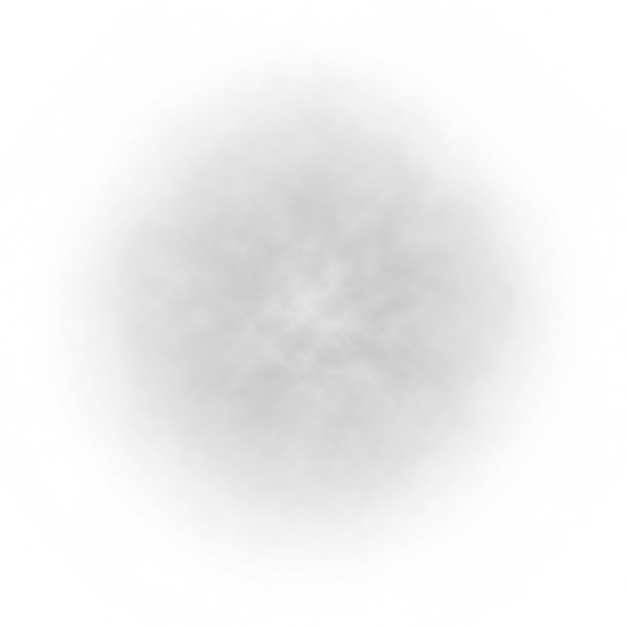
#> input picture art/puff_source.png, 1254 x 1254 px (shown at 1/2 size)
$ python make_puff.py
#> lines starting #> are read from the running program, lines starting #| are printed output that depends on the picture
"""Builds puff.tga (128x128, white with soft alpha) from art/puff_source.png: cleans the edge, forces
white RGB so the addon can tint it, and fades it out before the border. Needs pillow and numpy.
Usage: python tools/make_puff.py"""
from pathlib import Path
import numpy as np
from PIL import Image, ImageFilter

ROOT = Path(__file__).resolve().parent.parent
def smooth(x): x = np.clip(x, 0, 1); return x * x * (3 - 2 * x)
a = np.array(Image.open(ROOT / "art" / "puff_source.png").convert("RGBA")).astype(np.float32) / 255
alpha = a[..., 3]; lum = a[..., :3].mean(-1)
#> after `alpha = a[..., 3]`:
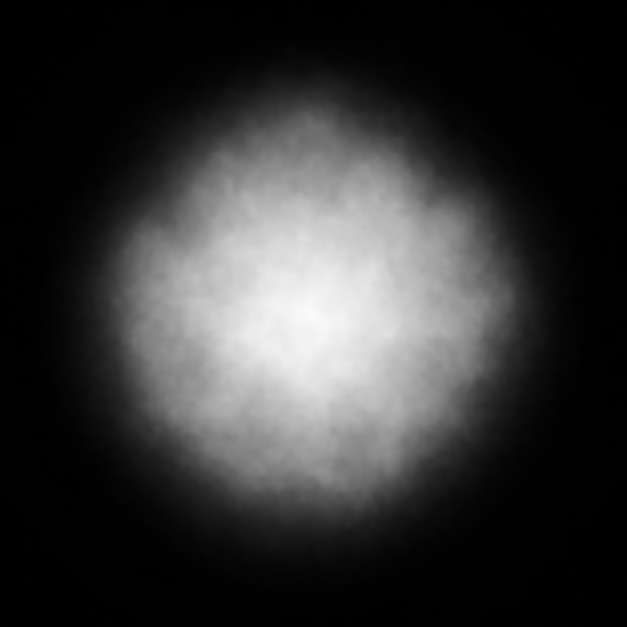
#> alpha: shape (1254, 1254) float32 (shown at 1/2 size); min 0, max 0.98, mean 0.207
#> after `lum = a[..., :3].mean(-1)`:
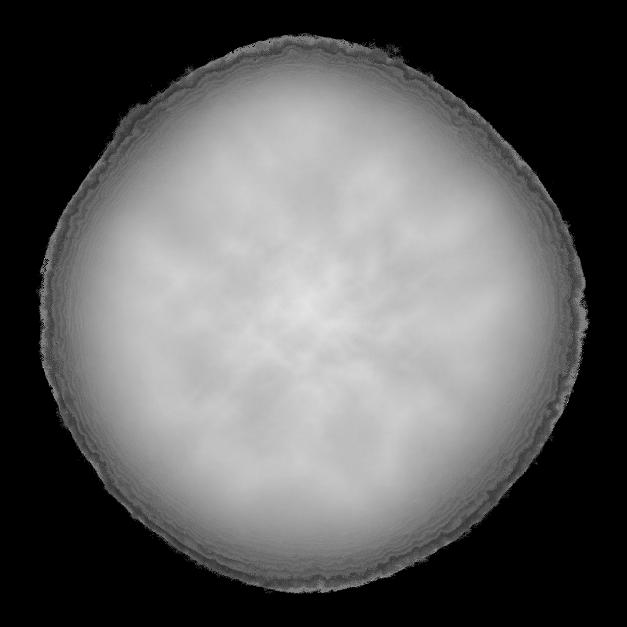
#> lum: shape (1254, 1254) float32 (shown at 1/2 size); min 0, max 1, mean 0.366
body = alpha * (0.6 + 0.4 * lum / max(lum[alpha > 0.5].max(), 1e-6))
body = np.array(Image.fromarray((body * 255).astype(np.uint8)).filter(ImageFilter.GaussianBlur(14)), dtype=np.float32) / 255
N = body.shape[0]; yy, xx = np.mgrid[0:N, 0:N]; r = np.hypot(xx - N / 2, yy - N / 2) / (N / 2)
#> after `N = body.shape[0]`: N = 1254
body *= 1 - smooth((r - 0.55) / 0.35)
#> in smooth, `x = np.clip(x, 0, 1)`:
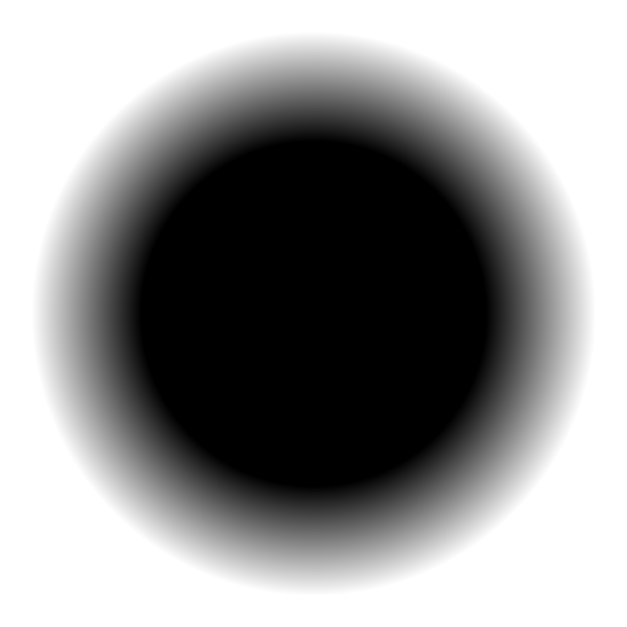
#> x: shape (1254, 1254) float64 (shown at 1/2 size); min 0, max 1, mean 0.579
#> in smooth, `return x * x * (3 - 2 * x)`:
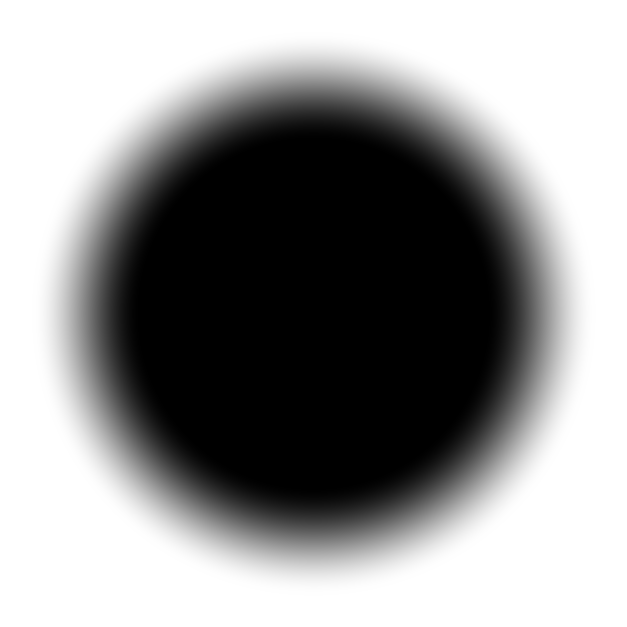
#> returned value: shape (1254, 1254) float64 (shown at 1/2 size); min 0, max 1, mean 0.582
body = body / body.max() * 0.8
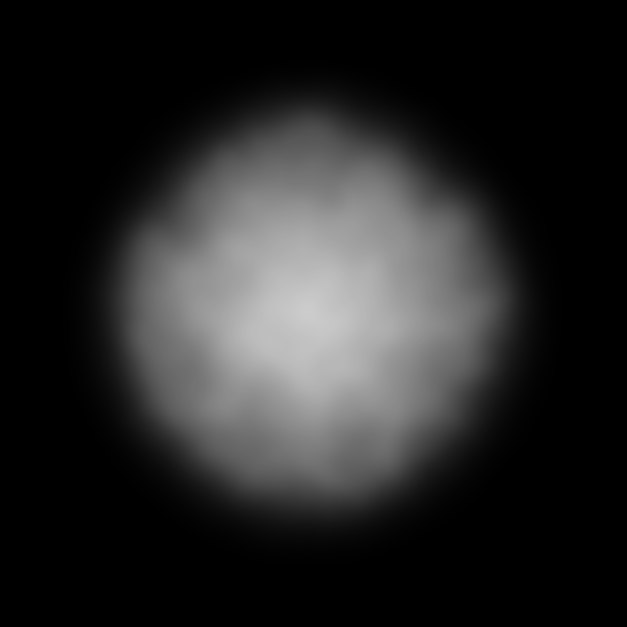
#> body: shape (1254, 1254) float32 (shown at 1/2 size); min 0, max 0.8, mean 0.154
out = np.zeros((N, N, 4), np.uint8); out[..., :3] = 255; out[..., 3] = (body * 255).astype(np.uint8)
Image.fromarray(out, "RGBA").resize((128, 128), Image.LANCZOS).save(ROOT / "puff.tga")
print("wrote", ROOT / "puff.tga")
